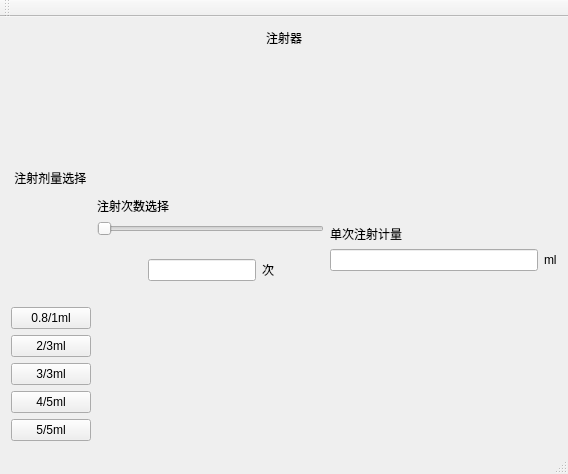
<?xml version="1.0" encoding="UTF-8"?>
<ui version="4.0">
 <class>MainWindow</class>
 <widget class="QMainWindow" name="MainWindow">
  <property name="geometry">
   <rect>
    <x>0</x>
    <y>0</y>
    <width>568</width>
    <height>474</height>
   </rect>
  </property>
  <property name="windowTitle">
   <string>MainWindow</string>
  </property>
  <widget class="QWidget" name="centralWidget">
   <layout class="QHBoxLayout" name="horizontalLayout_5">
    <item>
     <layout class="QVBoxLayout" name="verticalLayout_6">
      <item>
       <layout class="QHBoxLayout" name="horizontalLayout_4">
        <item>
         <spacer name="horizontalSpacer_6">
          <property name="orientation">
           <enum>Qt::Horizontal</enum>
          </property>
          <property name="sizeHint" stdset="0">
           <size>
            <width>40</width>
            <height>20</height>
           </size>
          </property>
         </spacer>
        </item>
        <item>
         <widget class="QLabel" name="label">
          <property name="text">
           <string>注射器</string>
          </property>
         </widget>
        </item>
        <item>
         <spacer name="horizontalSpacer_7">
          <property name="orientation">
           <enum>Qt::Horizontal</enum>
          </property>
          <property name="sizeHint" stdset="0">
           <size>
            <width>40</width>
            <height>20</height>
           </size>
          </property>
         </spacer>
        </item>
       </layout>
      </item>
      <item>
       <layout class="QHBoxLayout" name="horizontalLayout_3">
        <item>
         <layout class="QVBoxLayout" name="verticalLayout">
          <item>
           <widget class="QLabel" name="label_2">
            <property name="text">
             <string> 注射剂量选择</string>
            </property>
           </widget>
          </item>
          <item>
           <widget class="QPushButton" name="pushButton">
            <property name="text">
             <string>0.8/1ml</string>
            </property>
           </widget>
          </item>
          <item>
           <widget class="QPushButton" name="pushButton_2">
            <property name="text">
             <string>2/3ml</string>
            </property>
           </widget>
          </item>
          <item>
           <widget class="QPushButton" name="pushButton_3">
            <property name="text">
             <string>3/3ml</string>
            </property>
           </widget>
          </item>
          <item>
           <widget class="QPushButton" name="pushButton_4">
            <property name="text">
             <string>4/5ml</string>
            </property>
           </widget>
          </item>
          <item>
           <widget class="QPushButton" name="pushButton_5">
            <property name="text">
             <string>5/5ml</string>
            </property>
           </widget>
          </item>
         </layout>
        </item>
        <item>
         <layout class="QVBoxLayout" name="verticalLayout_4">
          <item>
           <spacer name="verticalSpacer">
            <property name="orientation">
             <enum>Qt::Vertical</enum>
            </property>
            <property name="sizeHint" stdset="0">
             <size>
              <width>20</width>
              <height>40</height>
             </size>
            </property>
           </spacer>
          </item>
          <item>
           <layout class="QVBoxLayout" name="verticalLayout_2">
            <item>
             <widget class="QLabel" name="label_3">
              <property name="text">
               <string>注射次数选择</string>
              </property>
             </widget>
            </item>
            <item>
             <widget class="QSlider" name="horizontalSlider">
              <property name="maximum">
               <number>18</number>
              </property>
              <property name="orientation">
               <enum>Qt::Horizontal</enum>
              </property>
             </widget>
            </item>
            <item>
             <layout class="QHBoxLayout" name="horizontalLayout">
              <item>
               <spacer name="horizontalSpacer">
                <property name="orientation">
                 <enum>Qt::Horizontal</enum>
                </property>
                <property name="sizeHint" stdset="0">
                 <size>
                  <width>13</width>
                  <height>56</height>
                 </size>
                </property>
               </spacer>
              </item>
              <item>
               <widget class="QLineEdit" name="lineEdit"/>
              </item>
              <item>
               <widget class="QLabel" name="label_4">
                <property name="text">
                 <string>次</string>
                </property>
               </widget>
              </item>
              <item>
               <spacer name="horizontalSpacer_2">
                <property name="orientation">
                 <enum>Qt::Horizontal</enum>
                </property>
                <property name="sizeHint" stdset="0">
                 <size>
                  <width>13</width>
                  <height>56</height>
                 </size>
                </property>
               </spacer>
              </item>
             </layout>
            </item>
           </layout>
          </item>
          <item>
           <spacer name="verticalSpacer_2">
            <property name="orientation">
             <enum>Qt::Vertical</enum>
            </property>
            <property name="sizeHint" stdset="0">
             <size>
              <width>20</width>
              <height>40</height>
             </size>
            </property>
           </spacer>
          </item>
         </layout>
        </item>
        <item>
         <layout class="QVBoxLayout" name="verticalLayout_5">
          <item>
           <spacer name="verticalSpacer_3">
            <property name="orientation">
             <enum>Qt::Vertical</enum>
            </property>
            <property name="sizeHint" stdset="0">
             <size>
              <width>20</width>
              <height>40</height>
             </size>
            </property>
           </spacer>
          </item>
          <item>
           <layout class="QVBoxLayout" name="verticalLayout_3">
            <item>
             <widget class="QLabel" name="label_6">
              <property name="text">
               <string>单次注射计量</string>
              </property>
             </widget>
            </item>
            <item>
             <layout class="QHBoxLayout" name="horizontalLayout_2">
              <item>
               <widget class="QLineEdit" name="lineEdit_2">
                <property name="enabled">
                 <bool>true</bool>
                </property>
               </widget>
              </item>
              <item>
               <widget class="QLabel" name="label_5">
                <property name="text">
                 <string>ml</string>
                </property>
               </widget>
              </item>
             </layout>
            </item>
           </layout>
          </item>
          <item>
           <spacer name="verticalSpacer_4">
            <property name="orientation">
             <enum>Qt::Vertical</enum>
            </property>
            <property name="sizeHint" stdset="0">
             <size>
              <width>20</width>
              <height>40</height>
             </size>
            </property>
           </spacer>
          </item>
         </layout>
        </item>
       </layout>
      </item>
     </layout>
    </item>
   </layout>
  </widget>
  <widget class="QToolBar" name="mainToolBar">
   <attribute name="toolBarArea">
    <enum>TopToolBarArea</enum>
   </attribute>
   <attribute name="toolBarBreak">
    <bool>false</bool>
   </attribute>
  </widget>
  <widget class="QStatusBar" name="statusBar"/>
 </widget>
 <layoutdefault spacing="6" margin="11"/>
 <resources/>
 <connections/>
</ui>
